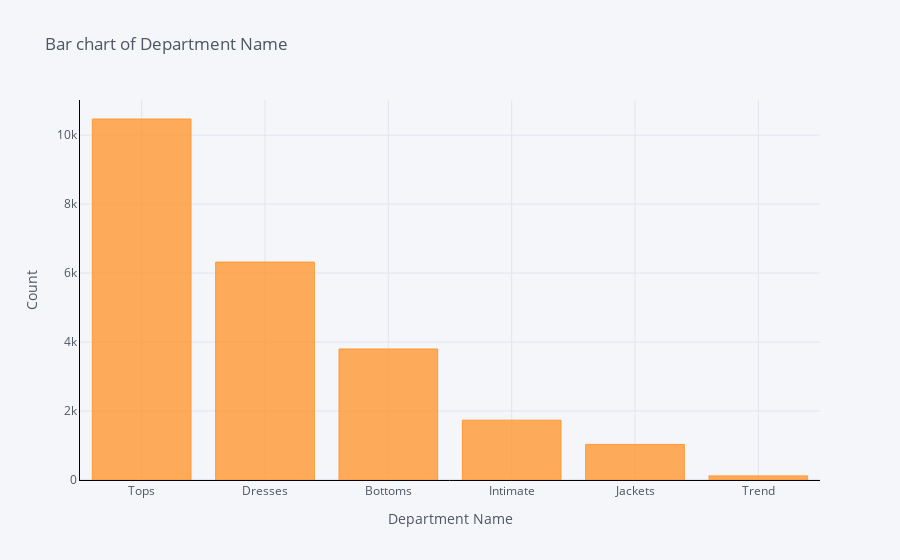

Notebook source saved alongside this figure:
### Markdown cell above
# Department distribution

### Code cell
df.groupby('Department Name').count()['Clothing ID'].sort_values(ascending=False).iplot(kind='bar', yTitle='Count', linecolor='black', opacity=0.8,
                                                           title='Bar chart of Department Name', xTitle='Department Name')

### Figure 1 — Plotly figure (JSON) as saved in the notebook; plotly's stock layout.template omitted (floating-point values rounded to 4 significant figures)
{"data": [{"marker": {"color": "rgba(255, 153, 51, 0.8)", "line": {"color": "rgba(255, 153, 51, 1.0)", "width": 1}}, "name": "Clothing ID", "orientation": "v", "text": "", "type": "bar", "x": ["Tops", "Dresses", "Bottoms", "Intimate", "Jackets", "Trend"], "y": [10468, 6319, 3799, 1735, 1032, 119]}], "layout": {"legend": {"bgcolor": "#F5F6F9", "font": {"color": "#4D5663"}}, "paper_bgcolor": "#F5F6F9", "plot_bgcolor": "#F5F6F9", "title": {"font": {"color": "#4D5663"}, "text": "Bar chart of Department Name"}, "xaxis": {"gridcolor": "#E1E5ED", "linecolor": "black", "showgrid": true, "tickfont": {"color": "#4D5663"}, "title": {"font": {"color": "#4D5663"}, "text": "Department Name"}, "zerolinecolor": "#E1E5ED"}, "yaxis": {"gridcolor": "#E1E5ED", "linecolor": "black", "showgrid": true, "tickfont": {"color": "#4D5663"}, "title": {"font": {"color": "#4D5663"}, "text": "Count"}, "zerolinecolor": "#E1E5ED"}}}
